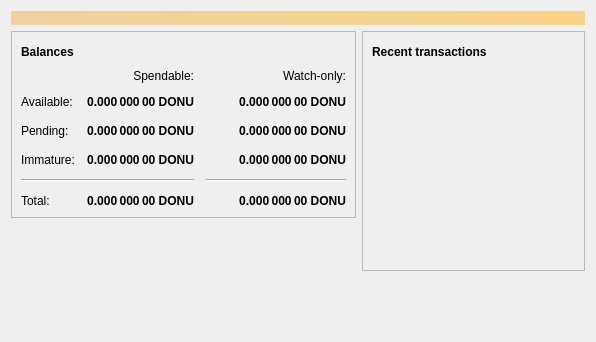
<?xml version="1.0" encoding="UTF-8"?>
<ui version="4.0">
 <class>OverviewPage</class>
 <widget class="QWidget" name="OverviewPage">
  <property name="geometry">
   <rect>
    <x>0</x>
    <y>0</y>
    <width>596</width>
    <height>342</height>
   </rect>
  </property>
  <property name="windowTitle">
   <string>Form</string>
  </property>
  <layout class="QVBoxLayout" name="topLayout">
   <item>
    <widget class="QLabel" name="labelAlerts">
     <property name="visible">
      <bool>false</bool>
     </property>
     <property name="styleSheet">
      <string notr="true">QLabel { background-color: qlineargradient(x1: 0, y1: 0, x2: 1, y2: 0, stop:0 #F0D0A0, stop:1 #F8D488); color:#000000; }</string>
     </property>
     <property name="wordWrap">
      <bool>true</bool>
     </property>
     <property name="margin">
      <number>3</number>
     </property>
     <property name="textInteractionFlags">
      <set>Qt::TextSelectableByMouse</set>
     </property>
    </widget>
   </item>
   <item>
    <layout class="QHBoxLayout" name="horizontalLayout" stretch="1,1">
     <item>
      <layout class="QVBoxLayout" name="verticalLayout_2">
       <item>
        <widget class="QFrame" name="frame">
         <property name="frameShape">
          <enum>QFrame::StyledPanel</enum>
         </property>
         <property name="frameShadow">
          <enum>QFrame::Raised</enum>
         </property>
         <layout class="QVBoxLayout" name="verticalLayout_4">
          <item>
           <layout class="QHBoxLayout" name="horizontalLayout_4">
            <item>
             <widget class="QLabel" name="label_5">
              <property name="font">
               <font>
                <weight>75</weight>
                <bold>true</bold>
               </font>
              </property>
              <property name="text">
               <string>Balances</string>
              </property>
             </widget>
            </item>
            <item>
             <widget class="QPushButton" name="labelWalletStatus">
              <property name="enabled">
               <bool>true</bool>
              </property>
              <property name="maximumSize">
               <size>
                <width>30</width>
                <height>16777215</height>
               </size>
              </property>
              <property name="toolTip">
               <string>The displayed information may be out of date. Your wallet automatically synchronizes with the DONU network after a connection is established, but this process has not completed yet.</string>
              </property>
              <property name="text">
               <string/>
              </property>
              <property name="icon">
               <iconset resource="../bitcoin.qrc">
                <normaloff>:/icons/warning</normaloff>
                <disabledoff>:/icons/warning</disabledoff>:/icons/warning</iconset>
              </property>
              <property name="iconSize">
               <size>
                <width>24</width>
                <height>24</height>
               </size>
              </property>
              <property name="flat">
               <bool>true</bool>
              </property>
             </widget>
            </item>
            <item>
             <spacer name="horizontalSpacer_3">
              <property name="orientation">
               <enum>Qt::Horizontal</enum>
              </property>
              <property name="sizeHint" stdset="0">
               <size>
                <width>40</width>
                <height>20</height>
               </size>
              </property>
             </spacer>
            </item>
           </layout>
          </item>
          <item>
           <layout class="QGridLayout" name="gridLayout">
            <property name="spacing">
             <number>12</number>
            </property>
            <item row="2" column="2">
             <widget class="QLabel" name="labelWatchPending">
              <property name="font">
               <font>
                <weight>75</weight>
                <bold>true</bold>
               </font>
              </property>
              <property name="cursor">
               <cursorShape>IBeamCursor</cursorShape>
              </property>
              <property name="toolTip">
               <string>Unconfirmed transactions to watch-only addresses</string>
              </property>
              <property name="text">
               <string notr="true">0.000 000 00 DONU</string>
              </property>
              <property name="alignment">
               <set>Qt::AlignRight|Qt::AlignTrailing|Qt::AlignVCenter</set>
              </property>
              <property name="textInteractionFlags">
               <set>Qt::LinksAccessibleByMouse|Qt::TextSelectableByKeyboard|Qt::TextSelectableByMouse</set>
              </property>
             </widget>
            </item>
            <item row="2" column="1">
             <widget class="QLabel" name="labelUnconfirmed">
              <property name="font">
               <font>
                <weight>75</weight>
                <bold>true</bold>
               </font>
              </property>
              <property name="cursor">
               <cursorShape>IBeamCursor</cursorShape>
              </property>
              <property name="toolTip">
               <string>Total of transactions that have yet to be confirmed, and do not yet count toward the spendable balance</string>
              </property>
              <property name="text">
               <string notr="true">0.000 000 00 DONU</string>
              </property>
              <property name="alignment">
               <set>Qt::AlignRight|Qt::AlignTrailing|Qt::AlignVCenter</set>
              </property>
              <property name="textInteractionFlags">
               <set>Qt::LinksAccessibleByMouse|Qt::TextSelectableByKeyboard|Qt::TextSelectableByMouse</set>
              </property>
             </widget>
            </item>
            <item row="3" column="2">
             <widget class="QLabel" name="labelWatchImmature">
              <property name="font">
               <font>
                <weight>75</weight>
                <bold>true</bold>
               </font>
              </property>
              <property name="cursor">
               <cursorShape>IBeamCursor</cursorShape>
              </property>
              <property name="toolTip">
               <string>Mined balance in watch-only addresses that has not yet matured</string>
              </property>
              <property name="text">
               <string notr="true">0.000 000 00 DONU</string>
              </property>
              <property name="alignment">
               <set>Qt::AlignRight|Qt::AlignTrailing|Qt::AlignVCenter</set>
              </property>
              <property name="textInteractionFlags">
               <set>Qt::LinksAccessibleByMouse|Qt::TextSelectableByKeyboard|Qt::TextSelectableByMouse</set>
              </property>
             </widget>
            </item>
            <item row="4" column="0" colspan="2">
             <widget class="Line" name="line">
              <property name="orientation">
               <enum>Qt::Horizontal</enum>
              </property>
             </widget>
            </item>
            <item row="4" column="2">
             <widget class="Line" name="lineWatchBalance">
              <property name="sizePolicy">
               <sizepolicy hsizetype="Preferred" vsizetype="Fixed">
                <horstretch>0</horstretch>
                <verstretch>0</verstretch>
               </sizepolicy>
              </property>
              <property name="minimumSize">
               <size>
                <width>140</width>
                <height>0</height>
               </size>
              </property>
              <property name="orientation">
               <enum>Qt::Horizontal</enum>
              </property>
             </widget>
            </item>
            <item row="5" column="0">
             <widget class="QLabel" name="labelTotalText">
              <property name="text">
               <string>Total:</string>
              </property>
             </widget>
            </item>
            <item row="3" column="1">
             <widget class="QLabel" name="labelImmature">
              <property name="font">
               <font>
                <weight>75</weight>
                <bold>true</bold>
               </font>
              </property>
              <property name="cursor">
               <cursorShape>IBeamCursor</cursorShape>
              </property>
              <property name="toolTip">
               <string>Mined balance that has not yet matured</string>
              </property>
              <property name="text">
               <string notr="true">0.000 000 00 DONU</string>
              </property>
              <property name="alignment">
               <set>Qt::AlignRight|Qt::AlignTrailing|Qt::AlignVCenter</set>
              </property>
              <property name="textInteractionFlags">
               <set>Qt::LinksAccessibleByMouse|Qt::TextSelectableByKeyboard|Qt::TextSelectableByMouse</set>
              </property>
             </widget>
            </item>
            <item row="2" column="3">
             <spacer name="horizontalSpacer_2">
              <property name="orientation">
               <enum>Qt::Horizontal</enum>
              </property>
              <property name="sizeHint" stdset="0">
               <size>
                <width>40</width>
                <height>20</height>
               </size>
              </property>
             </spacer>
            </item>
            <item row="3" column="0">
             <widget class="QLabel" name="labelImmatureText">
              <property name="text">
               <string>Immature:</string>
              </property>
             </widget>
            </item>
            <item row="5" column="1">
             <widget class="QLabel" name="labelTotal">
              <property name="font">
               <font>
                <weight>75</weight>
                <bold>true</bold>
               </font>
              </property>
              <property name="cursor">
               <cursorShape>IBeamCursor</cursorShape>
              </property>
              <property name="toolTip">
               <string>Your current total balance</string>
              </property>
              <property name="text">
               <string notr="true">0.000 000 00 DONU</string>
              </property>
              <property name="alignment">
               <set>Qt::AlignRight|Qt::AlignTrailing|Qt::AlignVCenter</set>
              </property>
              <property name="textInteractionFlags">
               <set>Qt::LinksAccessibleByMouse|Qt::TextSelectableByKeyboard|Qt::TextSelectableByMouse</set>
              </property>
             </widget>
            </item>
            <item row="5" column="2">
             <widget class="QLabel" name="labelWatchTotal">
              <property name="font">
               <font>
                <weight>75</weight>
                <bold>true</bold>
               </font>
              </property>
              <property name="cursor">
               <cursorShape>IBeamCursor</cursorShape>
              </property>
              <property name="toolTip">
               <string>Current total balance in watch-only addresses</string>
              </property>
              <property name="text">
               <string notr="true">0.000 000 00 DONU</string>
              </property>
              <property name="alignment">
               <set>Qt::AlignRight|Qt::AlignTrailing|Qt::AlignVCenter</set>
              </property>
              <property name="textInteractionFlags">
               <set>Qt::LinksAccessibleByMouse|Qt::TextSelectableByKeyboard|Qt::TextSelectableByMouse</set>
              </property>
             </widget>
            </item>
            <item row="0" column="2">
             <widget class="QLabel" name="labelWatchonly">
              <property name="text">
               <string>Watch-only:</string>
              </property>
              <property name="alignment">
               <set>Qt::AlignRight|Qt::AlignTrailing|Qt::AlignVCenter</set>
              </property>
             </widget>
            </item>
            <item row="1" column="0">
             <widget class="QLabel" name="labelBalanceText">
              <property name="text">
               <string>Available:</string>
              </property>
             </widget>
            </item>
            <item row="1" column="1">
             <widget class="QLabel" name="labelBalance">
              <property name="font">
               <font>
                <weight>75</weight>
                <bold>true</bold>
               </font>
              </property>
              <property name="cursor">
               <cursorShape>IBeamCursor</cursorShape>
              </property>
              <property name="toolTip">
               <string>Your current spendable balance</string>
              </property>
              <property name="text">
               <string notr="true">0.000 000 00 DONU</string>
              </property>
              <property name="alignment">
               <set>Qt::AlignRight|Qt::AlignTrailing|Qt::AlignVCenter</set>
              </property>
              <property name="textInteractionFlags">
               <set>Qt::LinksAccessibleByMouse|Qt::TextSelectableByKeyboard|Qt::TextSelectableByMouse</set>
              </property>
             </widget>
            </item>
            <item row="1" column="2">
             <widget class="QLabel" name="labelWatchAvailable">
              <property name="font">
               <font>
                <weight>75</weight>
                <bold>true</bold>
               </font>
              </property>
              <property name="cursor">
               <cursorShape>IBeamCursor</cursorShape>
              </property>
              <property name="toolTip">
               <string>Your current balance in watch-only addresses</string>
              </property>
              <property name="text">
               <string notr="true">0.000 000 00 DONU</string>
              </property>
              <property name="alignment">
               <set>Qt::AlignRight|Qt::AlignTrailing|Qt::AlignVCenter</set>
              </property>
              <property name="textInteractionFlags">
               <set>Qt::LinksAccessibleByMouse|Qt::TextSelectableByKeyboard|Qt::TextSelectableByMouse</set>
              </property>
             </widget>
            </item>
            <item row="2" column="0">
             <widget class="QLabel" name="labelPendingText">
              <property name="text">
               <string>Pending:</string>
              </property>
             </widget>
            </item>
            <item row="0" column="1">
             <widget class="QLabel" name="labelSpendable">
              <property name="text">
               <string>Spendable:</string>
              </property>
              <property name="alignment">
               <set>Qt::AlignRight|Qt::AlignTrailing|Qt::AlignVCenter</set>
              </property>
             </widget>
            </item>
           </layout>
          </item>
         </layout>
        </widget>
       </item>
       <item>
        <spacer name="verticalSpacer">
         <property name="orientation">
          <enum>Qt::Vertical</enum>
         </property>
         <property name="sizeHint" stdset="0">
          <size>
           <width>20</width>
           <height>40</height>
          </size>
         </property>
        </spacer>
       </item>
      </layout>
     </item>
     <item>
      <layout class="QVBoxLayout" name="verticalLayout_3">
       <item>
        <widget class="QFrame" name="frame_2">
         <property name="frameShape">
          <enum>QFrame::StyledPanel</enum>
         </property>
         <property name="frameShadow">
          <enum>QFrame::Raised</enum>
         </property>
         <layout class="QVBoxLayout" name="verticalLayout">
          <item>
           <layout class="QHBoxLayout" name="horizontalLayout_2">
            <item>
             <widget class="QLabel" name="label_4">
              <property name="font">
               <font>
                <weight>75</weight>
                <bold>true</bold>
               </font>
              </property>
              <property name="text">
               <string>Recent transactions</string>
              </property>
             </widget>
            </item>
            <item>
             <widget class="QPushButton" name="labelTransactionsStatus">
              <property name="enabled">
               <bool>true</bool>
              </property>
              <property name="maximumSize">
               <size>
                <width>30</width>
                <height>16777215</height>
               </size>
              </property>
              <property name="toolTip">
               <string>The displayed information may be out of date. Your wallet automatically synchronizes with the DONU network after a connection is established, but this process has not completed yet.</string>
              </property>
              <property name="text">
               <string/>
              </property>
              <property name="icon">
               <iconset resource="../bitcoin.qrc">
                <normaloff>:/icons/warning</normaloff>
                <disabledoff>:/icons/warning</disabledoff>:/icons/warning</iconset>
              </property>
              <property name="iconSize">
               <size>
                <width>24</width>
                <height>24</height>
               </size>
              </property>
              <property name="flat">
               <bool>true</bool>
              </property>
             </widget>
            </item>
            <item>
             <spacer name="horizontalSpacer">
              <property name="orientation">
               <enum>Qt::Horizontal</enum>
              </property>
              <property name="sizeHint" stdset="0">
               <size>
                <width>40</width>
                <height>20</height>
               </size>
              </property>
             </spacer>
            </item>
           </layout>
          </item>
          <item>
           <widget class="QListView" name="listTransactions">
            <property name="styleSheet">
             <string notr="true">QListView { background: transparent; }</string>
            </property>
            <property name="frameShape">
             <enum>QFrame::NoFrame</enum>
            </property>
            <property name="verticalScrollBarPolicy">
             <enum>Qt::ScrollBarAlwaysOff</enum>
            </property>
            <property name="horizontalScrollBarPolicy">
             <enum>Qt::ScrollBarAlwaysOff</enum>
            </property>
            <property name="selectionMode">
             <enum>QAbstractItemView::NoSelection</enum>
            </property>
           </widget>
          </item>
         </layout>
        </widget>
       </item>
       <item>
        <spacer name="verticalSpacer_2">
         <property name="orientation">
          <enum>Qt::Vertical</enum>
         </property>
         <property name="sizeHint" stdset="0">
          <size>
           <width>20</width>
           <height>40</height>
          </size>
         </property>
        </spacer>
       </item>
      </layout>
     </item>
    </layout>
   </item>
  </layout>
 </widget>
 <resources/>
 <connections/>
</ui>
